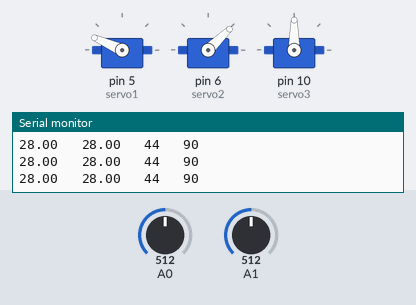
Bench run of a sketch on a simulated Arduino Uno, built with avr-gcc and run on an emulated ATmega328P. On the bench: 3 × servo, the last lines printed to the serial monitor. The inputs (shaded band) are chosen by the test bench; at power-on: A0 = 512, A1 = 512.

Above: at 1.2 s.
1.3 s: A0 set to 716
At 1.8 s:
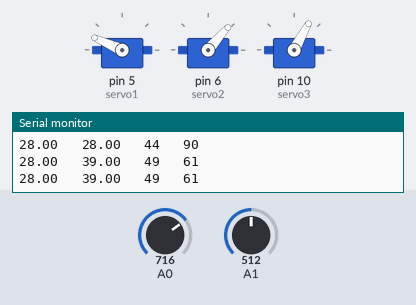
2.9 s: A1 set to 716
At 3.6 s:
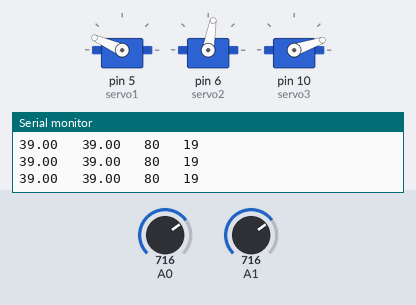
4.5 s: A1 set to 0
At 5.5 s:
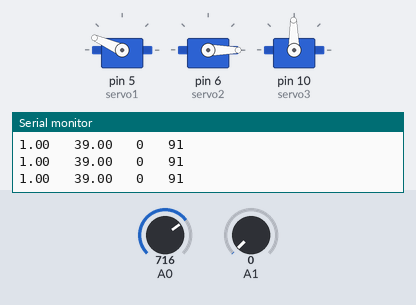
6.1 s: A0 set to 819
At 7.3 s:
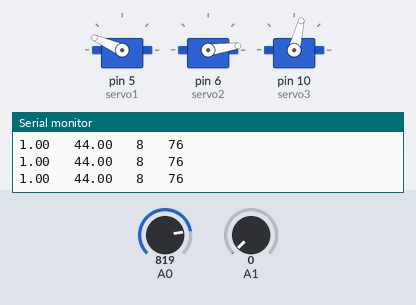
7.7 s: A0 set to 848
At 9.0 s:
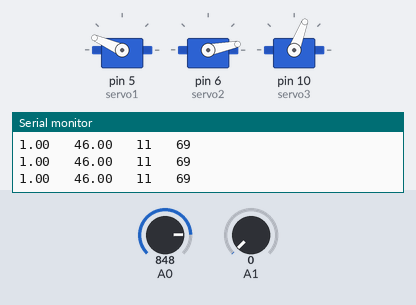
9.3 s: A1 set to 306
At 10.9 s:
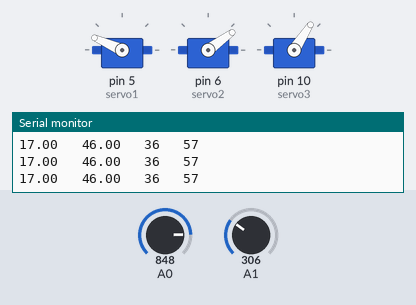
Timing chart, 0 to 11.9 s (numbered marks = the images above; inputs shaded):
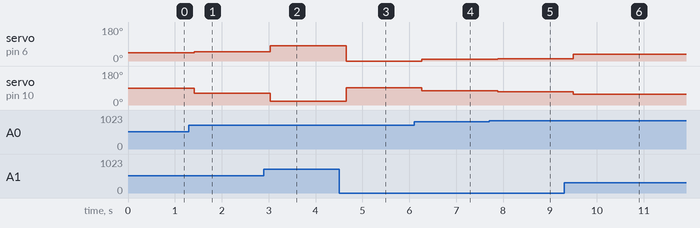

Measured:
- after the input at 1.3 s, servo on pin 6 (servo2): 44° → 49° after 0.12 s; servo on pin 10 (servo3): 90° → 61° after 0.12 s
- after the input at 2.9 s, servo on pin 6 (servo2): 49° → 80° after 0.13 s; servo on pin 10 (servo3): 61° → 19° after 0.13 s
- after the input at 4.5 s, servo on pin 6 (servo2): 80° → 0° after 0.15 s; servo on pin 10 (servo3): 19° → 91° after 0.15 s
- after the input at 6.1 s, servo on pin 6 (servo2): 0° → 8° after 0.17 s; servo on pin 10 (servo3): 91° → 76° after 0.17 s
- after the input at 7.7 s, servo on pin 6 (servo2): 8° → 11° after 0.18 s; servo on pin 10 (servo3): 76° → 69° after 0.18 s
- after the input at 9.3 s, servo on pin 6 (servo2): 11° → 36° after 0.20 s; servo on pin 10 (servo3): 69° → 57° after 0.20 s

The sketch:

working_inverse_kinematics.ino
```cpp
#include <Servo.h>
#include <math.h>
// ramp lib
#include <Ramp.h>

Servo servo1;
Servo servo2;
Servo servo3;

int servo1Offset = 2150;      // gripper closed - max 2200
int servo2Offset = 630;      // shoulder back - min 600  (1120 mid)
int servo3Offset = 2300;      // elbow back - max 2180 (1180 mid)

// moving the foot forwards or backwards in the side plane


double theta;
double alpha;
double shi;
float length=28;
float sholder1home=45;
float sholder2home=170;
float a1;
float a2;
double theta_degree,shi_degree;
float x,y;
float h;
int shoulderangle;
int elboangle;


//*****************************
class Interpolation {
public:
    rampInt myRamp;
    int interpolationFlag = 0;
    int savedValue;

    int go(int input, int duration) {

      if (input != savedValue) {   // check for new data
          interpolationFlag = 0;
      }
      savedValue = input;          // bookmark the old value

      if (interpolationFlag == 0) {                                        // only do it once until the flag is reset
          myRamp.go(input, duration, LINEAR, ONCEFORWARD);              // start interpolation (value to go to, duration)
          interpolationFlag = 1;
      }

      int output = myRamp.update();
      return output;
    }
};    // end of class

Interpolation interpX;        // interpolation objects
Interpolation interpZ;
//*****************************

void setup() {

  servo1.attach(5);         // gripper
  servo2.attach(6);         // shoulder
  servo3.attach(10);         // elbow

  servo1.writeMicroseconds(servo1Offset);    // gripper
  servo2.writeMicroseconds(servo2Offset);    // shoulder
  servo3.writeMicroseconds(servo3Offset);    // elbow


  Serial.begin(9600);


}

void loop() {


      x=map(analogRead(A1),0,1024,1,56);


      y=map(analogRead(A0),0,1024,1,56);
      double y_range=sqrt((4*length*length)- (x*x));
      y=constrain(y,1,y_range);


      if((sq(x)+sq(y))<sq(2*length)){

          // step sequencer

//          z = interpZ.go(zTarget,100);
//          x = interpX.go(xTarget,100);

          // *** Inverse Kinematics ***

          // calculate modification to shoulder angle and arm length

          shi = atan(y/x);
          shi_degree = shi * (180.0/3.14);    // degrees
          h=sqrt((x*x)+(y*y));
          theta=acos(h/(2*length));
          theta_degree=  theta * (180/PI);
          a2=2*theta_degree;
          alpha=theta_degree+shi_degree;
          a1=180-alpha;
          shoulderangle=a1-45;
          elboangle=a2;


//          Serial.print(y_range);
//          Serial.print("   ");
//          Serial.print(shi);
//          Serial.print("   ");
//          Serial.print(a1);
//          Serial.print("   ");
//           Serial.print(h);
//          Serial.print("   ");

          Serial.print(x);
          Serial.print("   ");
          Serial.print(y);
          Serial.print("   ");
           Serial.print(shoulderangle);
          Serial.print("   ");
           Serial.print(elboangle);
          Serial.println("   ");


          if(! isnan(shoulderangle)) {
           servo2.write(shoulderangle);

          }
          if(! isnan(elboangle)) {
           servo3.write(elboangle);

          }
          delay(200);

      }
}
```
